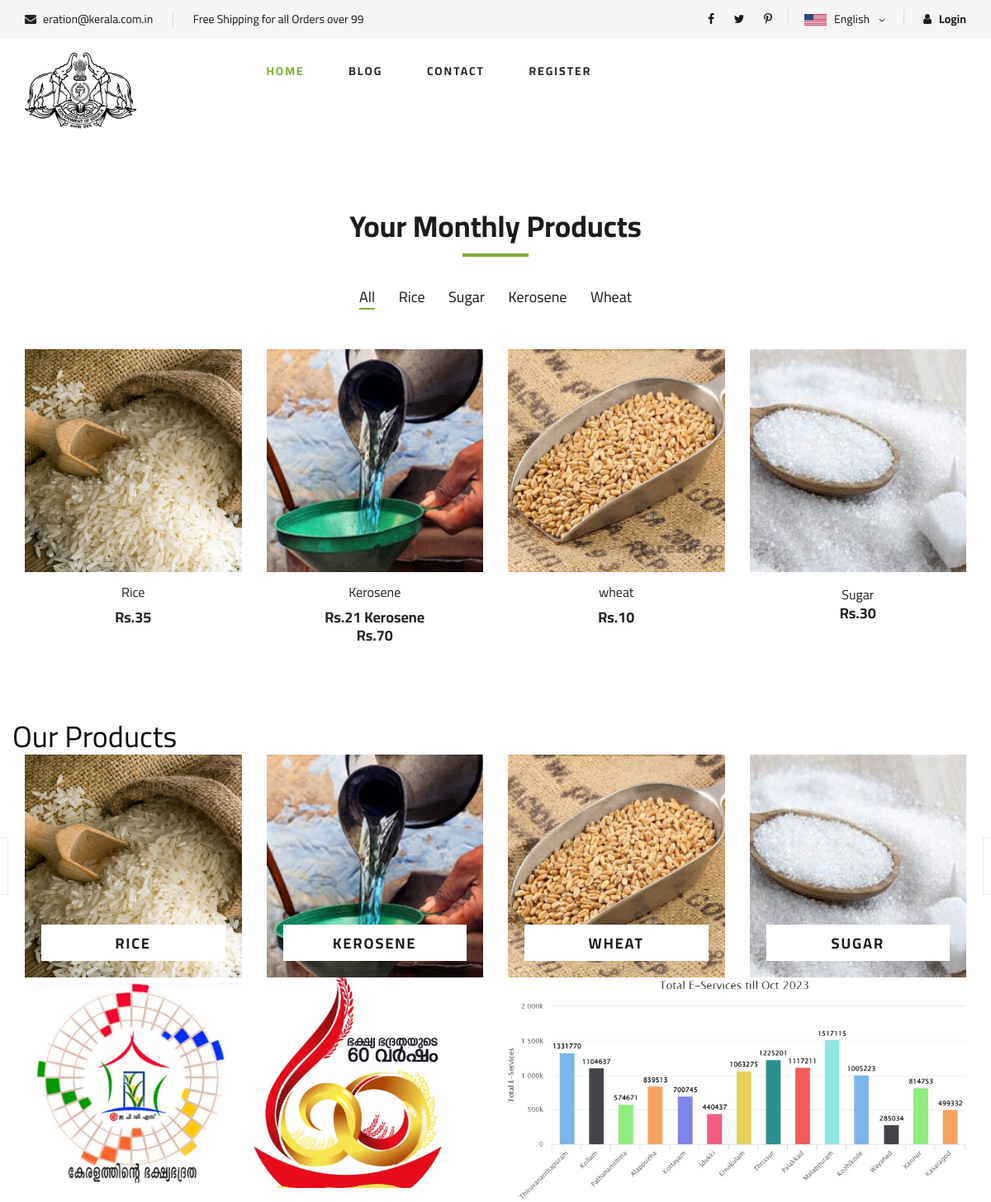
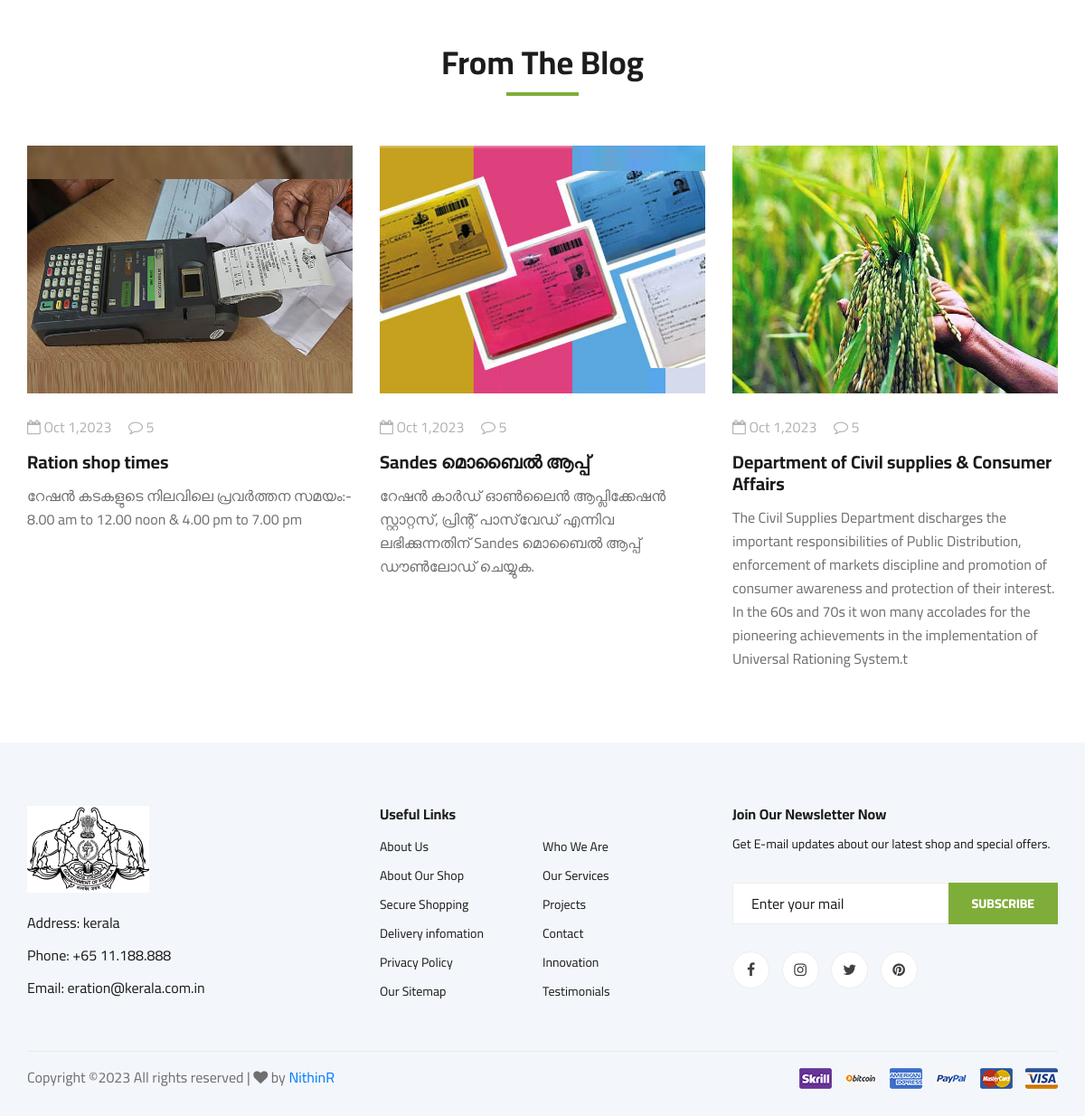
The app's page /ration/ with its own data (2 pictures, top to bottom).
### arkapp/models.py (models this page shows)
class carditem(models.Model):
      cardcolor=models.CharField(max_length=10)
      item=models.ForeignKey(itemlist,on_delete=models.CASCADE)
      quantity=models.IntegerField()
      rate=models.IntegerField()

class itemlist(models.Model):
      item=models.CharField(max_length=20)
      def __str__(self):
            return self.item

### arkapp/views.py (the view)
# urls.py: path('ration/',views.ration_price,name="ration"),
def ration_price(request):
    items = carditem.objects.all()
    return render(request, 'customer/ration.html', {'items': items})

### templates/customer/ration.html (shortened to what this page needs)
{% extends 'customer/customerbase.html' %}
{% load static %}
{% block body %}
<section class="featured spad">
    <div class="container">
        <div class="row">
            <div class="col-lg-12">
                <div class="section-title">
                    <h2>Your Monthly Products</h2>
                </div>
                <div class="featured__controls">
                    <ul>
                        <li class="active" data-filter="*">All</li>
                        <li data-filter=".Rice">Rice</li>
                        <li data-filter=".Sugar">Sugar</li>
                        <li data-filter=".Kerosene">Kerosene</li>
                        <li data-filter=".Wheat">Wheat</li>
                    </ul>
                </div>
            </div>
        </div>
        <div class="row featured__filter">
            <div class="col-lg-3 col-md-4 col-sm-6 mix  Rice">
                <div class="featured__item">
                    <div class="featured__item__pic set-bg" data-setbg="{% static 'assets/img/categories/cat-1.jpg' %}">
                    </div>
                    <div class="featured__item__text">
                        <h6><a href="#">
                            {% for c in items %}
                            {% if c.item_id == 8 %}
                                {{ c.item }}
                        </a></h6>
                        <h5>    Rs.{{ c.rate }}
                            {% endif %}
                        {% endfor %}
                          </h5>
                    </div>
                </div>
            </div>
            <div class="col-lg-3 col-md-4 col-sm-6 mix  Kerosene">
                <div class="featured__item">
                    <div class="featured__item__pic set-bg" data-setbg="{% static 'assets/img/categories/cat-2.jpg' %}">
                    </div>
                    <div class="featured__item__text">
                        <h6><a href="#">
                            {% for c in items %}
                            {% if c.item_id == 9 %}
                                {{ c.item }}
                        </a></h6>
                        <h5>    Rs.{{ c.rate }}
                            {% endif %}
                        {% endfor %}
                          </h5>
                    </div>
                </div>
            </div>
            <div class="col-lg-3 col-md-4 col-sm-6 mix  Wheat">
                <div class="featured__item">
                    <div class="featured__item__pic set-bg" data-setbg="{% static 'assets/img/categories/cat-3.jpg' %}">
                    </div>
                    <div class="featured__item__text">
                        <h6><a href="#">
                            {% for c in items %}
                            {% if c.item_id == 10 %}
                                {{ c.item }}
                        </a></h6>
                        <h5>    Rs.{{ c.rate }}
                            {% endif %}
                        {% endfor %}
                          </h5>
                    </div>
                </div>
            </div>
            <div class="col-lg-3 col-md-4 col-sm-6 mix  Sugar">
                <div class="featured__item">
                    <div class="featured__item__pic set-bg" data-setbg="{% static 'assets/img/categories/cat-4.jpg' %}">
                    </div>
                    <div class="featured__item__text">
                            {% for c in items %}
                            {% if c.item_id == 11 %}
                                {{ c.item }}
                        <h5>    Rs.{{ c.rate }}
                            {% endif %}
                        {% endfor %}
                          </h5>
                    </div>
                </div>
        </div>
    </div>
</section>
{% endblock body %}

### static/assets/css/style.css (style rules this page uses)
html, body { height: 100%; font-family: "Cairo", sans-serif; -webkit-font-smoothing: antialiased; font-smoothing: antialiased; }
h1, h2, h3, h4, h5, h6 { margin: 0; color: #111111; font-weight: 400; font-family: "Cairo", sans-serif; }
h2 { font-size: 36px; }
h5 { font-size: 18px; }
h6 { font-size: 16px; }
ul, ol { padding: 0; margin: 0; }
.section-title { margin-bottom: 50px; text-align: center; }
.section-title h2 { color: #1c1c1c; font-weight: 700; position: relative; }
.section-title h2:after { position: absolute; left: 0; bottom: -15px; right: 0; height: 4px; width: 80px; background: #7fad39; content: ""; margin: 0 auto; }
.set-bg { background-repeat: no-repeat; background-size: cover; background-position: top center; }
.spad { padding-top: 100px; padding-bottom: 100px; }
.featured { padding-top: 80px; padding-bottom: 40px; }
.featured__controls { text-align: center; margin-bottom: 50px; }
.featured__controls ul li { list-style: none; font-size: 18px; color: #1c1c1c; display: inline-block; margin-right: 25px; position: relative; cursor: pointer; }
.featured__controls ul li.active:after { opacity: 1; }
.featured__controls ul li:after { position: absolute; left: 0; bottom: -2px; width: 100%; height: 2px; background: #7fad39; content: ""; opacity: 0; }
.featured__controls ul li:last-child { margin-right: 0; }
.featured__item { margin-bottom: 50px; }
.featured__item__pic { height: 270px; position: relative; overflow: hidden; background-position: center center; }
.featured__item__text { text-align: center; padding-top: 15px; }
.featured__item__text h6 { margin-bottom: 10px; }
.featured__item__text h6 a { color: #252525; }
.featured__item__text h5 { color: #252525; font-weight: 700; }
@media only screen and (min-width: 1200px) { .container { max-width: 1170px; } }

### records on screen
carditem: item "Rice", rate "35"
carditem: item "Kerosene", rate "21"
carditem: item "Kerosene", rate "70"
carditem: item "wheat", rate "10"
carditem: item "Sugar", rate "30"
